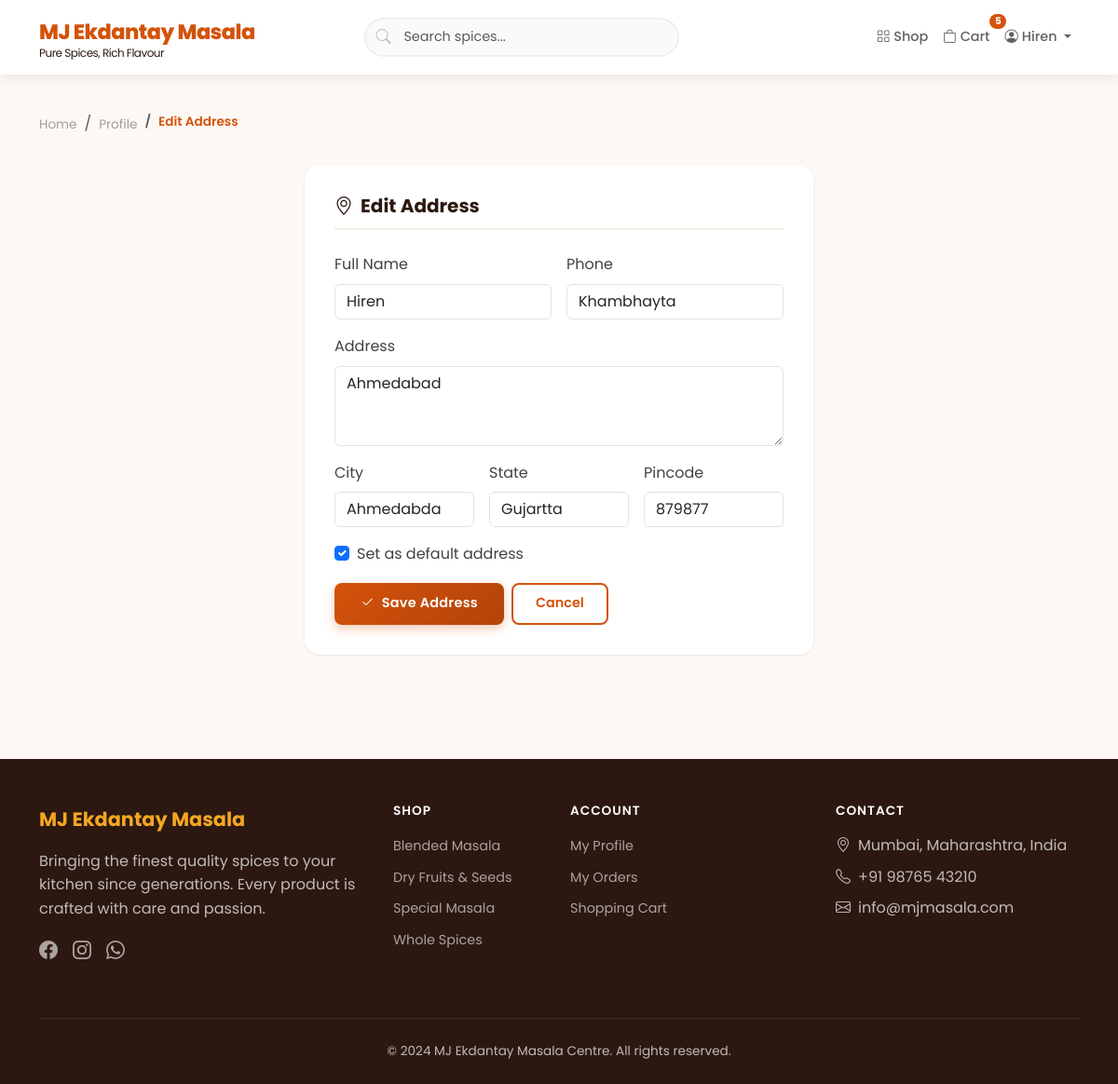
Screenshot of /accounts/address/1/edit/ (signed in) with the database file from the repository.
### accounts/models.py (models this page shows, shortened)
class Address(models.Model):
    user = models.ForeignKey(
        settings.AUTH_USER_MODEL, on_delete=models.CASCADE, related_name='addresses'
    )
    full_name = models.CharField(max_length=200)
    phone = models.CharField(max_length=20)
    address_line1 = models.TextField()
    city = models.CharField(max_length=100)
    state = models.CharField(max_length=100)
    pincode = models.CharField(max_length=10)
    is_default = models.BooleanField(default=False)
    created_at = models.DateTimeField(auto_now_add=True)
    class Meta:
        verbose_name_plural = 'Addresses'
        ordering = ['-is_default', '-created_at']

### products/models.py (models this page shows, shortened)
class Category(models.Model):
    name = models.CharField(max_length=200)
    slug = models.SlugField(max_length=200, unique=True)
    description = models.TextField(blank=True)
    image = models.ImageField(upload_to='categories/', blank=True, null=True)
    created_at = models.DateTimeField(auto_now_add=True)
    class Meta:
        verbose_name_plural = 'Categories'
        ordering = ['name']
    def get_absolute_url(self):
        return reverse('products:category', kwargs={'slug': self.slug})

### accounts/views.py (the view)
# urls.py: path('address/<int:pk>/edit/', views.edit_address, name='edit_address'),
@login_required
def edit_address(request, pk):
    address = get_object_or_404(Address, pk=pk, user=request.user)
    if request.method == 'POST':
        form = AddressForm(request.POST, instance=address)
        if form.is_valid():
            form.save()
            messages.success(request, 'Address updated successfully.')
            return redirect('accounts:profile')
    else:
        form = AddressForm(instance=address)
    return render(request, 'accounts/address_form.html', {'form': form, 'title': 'Edit Address'})

### accounts/forms.py
class AddressForm(forms.ModelForm):
    class Meta:
        model = Address
        fields = ['full_name', 'phone', 'address_line1', 'city', 'state', 'pincode', 'is_default']
        widgets = {
            'full_name': forms.TextInput(attrs={'class': 'form-control', 'placeholder': 'Full Name'}),
            'phone': forms.TextInput(attrs={'class': 'form-control', 'placeholder': 'Phone Number'}),
            'address_line1': forms.Textarea(attrs={'class': 'form-control', 'rows': 3, 'placeholder': 'Full Address'}),
            'city': forms.TextInput(attrs={'class': 'form-control', 'placeholder': 'City'}),
            'state': forms.TextInput(attrs={'class': 'form-control', 'placeholder': 'State'}),
            'pincode': forms.TextInput(attrs={'class': 'form-control', 'placeholder': 'Pincode'}),
            'is_default': forms.CheckboxInput(attrs={'class': 'form-check-input'}),
        }

### orders/context_processors.py (called while the page is built)
def cart_count(request):
    count = 0
    try:
        if request.user.is_authenticated:
            cart = Cart.objects.filter(user=request.user).first()
        else:
            if not request.session.session_key:
                request.session.create()
            cart = Cart.objects.filter(session_key=request.session.session_key).first()
        if cart:
            count = cart.total_items
    except Exception:
        pass
    return {'cart_item_count': count}

### orders/models.py (called while the page is built)
    @property
    def total_items(self):
        return sum(item.quantity for item in self.items.all())

### products/context_processors.py (called while the page is built)
def categories_processor(request):
    return {
        'all_categories': Category.objects.all()
    }

### templates/accounts/address_form.html (shortened to what this page needs)
{% extends 'base.html' %}
{% load static %}
{% block content %}
<div class="container py-4">
    <nav class="breadcrumb-custom">
        <ol class="breadcrumb mb-0">
            <li class="breadcrumb-item"><a href="{% url 'products:home' %}">Home</a></li>
            <li class="breadcrumb-item"><a href="{% url 'accounts:profile' %}">Profile</a></li>
            <li class="breadcrumb-item active">{{ title }}</li>
        </ol>
    </nav>
    <div class="row justify-content-center">
        <div class="col-lg-6">
            <div class="profile-card">
                <h5><i class="bi bi-geo-alt me-2"></i>{{ title }}</h5>
                <form method="POST">
                    <div class="row g-3">
                        <div class="col-md-6">
                            <label class="form-label">Full Name</label>
                            {{ form.full_name }}
                        </div>
                        <div class="col-md-6">
                            <label class="form-label">Phone</label>
                            {{ form.phone }}
                        </div>
                        <div class="col-12">
                            <label class="form-label">Address</label>
                            {{ form.address_line1 }}
                        </div>
                        <div class="col-md-4">
                            <label class="form-label">City</label>
                            {{ form.city }}
                        </div>
                        <div class="col-md-4">
                            <label class="form-label">State</label>
                            {{ form.state }}
                        </div>
                        <div class="col-md-4">
                            <label class="form-label">Pincode</label>
                            {{ form.pincode }}
                        </div>
                        <div class="col-12">
                            <div class="form-check">
                                {{ form.is_default }}
                                <label class="form-check-label" for="id_is_default">Set as default address</label>
                            </div>
                        </div>
                    </div>
                    <div class="d-flex gap-2 mt-3">
                        <button type="submit" class="btn btn-primary-custom">
                            <i class="bi bi-check2 me-2"></i>Save Address
                        </button>
                        <a href="{% url 'accounts:profile' %}" class="btn btn-outline-custom">Cancel</a>
                    </div>
                </form>
            </div>
        </div>
    </div>
</div>
{% endblock %}

### templates/base.html (shortened to what this page needs)
{% load static %}
{% load product_tags %}
<!DOCTYPE html>
<html lang="en">
<head>
    <link href="https://cdn.jsdelivr.net/npm/bootstrap@5.3.2/dist/css/bootstrap.min.css" rel="stylesheet">
    <link href="https://cdn.jsdelivr.net/npm/bootstrap-icons@1.11.1/font/bootstrap-icons.css" rel="stylesheet">
    <link href="{% static 'css/style.css' %}" rel="stylesheet">
</head>
<body>
    <nav class="navbar navbar-expand-lg navbar-custom">
        <div class="container">
            <a class="navbar-brand" href="{% url 'products:home' %}">
                MJ Ekdantay Masala
                <span>Pure Spices, Rich Flavour</span>
            </a>
            <div class="collapse navbar-collapse" id="navbarMain">
                <form class="navbar-search mx-auto" action="{% url 'products:shop' %}" method="GET">
                    <i class="bi bi-search search-icon"></i>
                    <input type="text" name="q" class="form-control" placeholder="Search spices..." value="{{ request.GET.q|default:'' }}">
                </form>
                <ul class="navbar-nav ms-auto align-items-center">
                    <li class="nav-item">
                        <a class="nav-link" href="{% url 'products:shop' %}">
                            <i class="bi bi-grid me-1"></i>Shop
                        </a>
                    </li>
                    <li class="nav-item">
                        <a class="nav-link cart-badge" href="{% url 'orders:cart' %}">
                            <i class="bi bi-bag me-1"></i>Cart
                            <span class="badge cart-count-badge" style="{% if cart_item_count == 0 %}display:none{% endif %}">{{ cart_item_count }}</span>
                        </a>
                    </li>
                    {% if user.is_authenticated %}
                    <li class="nav-item dropdown">
                        <a class="nav-link dropdown-toggle" href="#" data-bs-toggle="dropdown">
                            <i class="bi bi-person-circle me-1"></i>{{ user.first_name|default:"Account" }}
                        </a>
                    </li>
                    {% endif %}
                </ul>
            </div>
        </div>
    </nav>
    {% block content %}{% endblock %}
    <footer class="footer">
        <div class="container">
            <div class="row">
                <div class="col-lg-4 mb-4">
                    <div class="footer-brand mb-3">MJ Ekdantay Masala</div>
                    <p class="mb-3">Bringing the finest quality spices to your kitchen since generations. Every product is crafted with care and passion.</p>
                    <div class="d-flex gap-3">
                        <a href="#"><i class="bi bi-facebook fs-5"></i></a>
                        <a href="#"><i class="bi bi-instagram fs-5"></i></a>
                        <a href="#"><i class="bi bi-whatsapp fs-5"></i></a>
                    </div>
                </div>
                <div class="col-lg-2 col-md-4 mb-4">
                    <h6>Shop</h6>
                    <ul class="list-unstyled">
                        {% for cat in all_categories %}
                        <li class="mb-2"><a href="{{ cat.get_absolute_url }}">{{ cat.name }}</a></li>
                        {% endfor %}
                    </ul>
                </div>
                <div class="col-lg-3 col-md-4 mb-4">
                    <h6>Account</h6>
                    <ul class="list-unstyled">
                        <li class="mb-2"><a href="{% url 'accounts:profile' %}">My Profile</a></li>
                        <li class="mb-2"><a href="{% url 'accounts:my_orders' %}">My Orders</a></li>
                        <li class="mb-2"><a href="{% url 'orders:cart' %}">Shopping Cart</a></li>
                    </ul>
                </div>
                <div class="col-lg-3 col-md-4 mb-4">
                    <h6>Contact</h6>
                    <ul class="list-unstyled">
                        <li class="mb-2"><i class="bi bi-geo-alt me-2"></i>Mumbai, Maharashtra, India</li>
                        <li class="mb-2"><i class="bi bi-telephone me-2"></i>+91 98765 43210</li>
                        <li class="mb-2"><i class="bi bi-envelope me-2"></i>info@mjmasala.com</li>
                    </ul>
                </div>
            </div>
            <div class="footer-bottom">
                <p class="mb-0">&copy; 2024 MJ Ekdantay Masala Centre. All rights reserved.</p>
            </div>
        </div>
    </footer>
</body>
</html>

### static/css/style.css (style rules this page uses)
:root { --primary: #D4520A; --primary-dark: #B3440A; --primary-light: #E8762F; --primary-glow: rgba(212, 82, 10, 0.15); --secondary: #2C1810; --accent: #F5A623; --cream: #FDF8F3; --cream-dark: #F5EDE3; --white: #FFFFFF; --gray-50: #FAFAFA; --gray-100: #F5F5F5; --gray-200: #EEEEEE; --gray-300: #E0E0E0; --gray-400: #BDBDBD; --gray-500: #9E9E9E; --gray-600: #757575; --gray-700: #616161; --gray-800: #424242; --gray-900: #212121; --success: #2E7D32; --success-light: #E8F5E9; --danger: #C62828; --danger-light: #FFEBEE; --warning: #F57F17; --info: #1565C0; --shadow-sm: 0 1px 3px rgba(0,0,0,0.08); --shadow: 0 4px 12px rgba(0,0,0,0.08); --shadow-md: 0 8px 24px rgba(0,0,0,0.12); --shadow-lg: 0 16px 48px rgba(0,0,0,0.15); --shadow-hover: 0 12px 32px rgba(212, 82, 10, 0.15); --radius: 8px; --radius-lg: 16px; --radius-xl: 24px; --transition: all 0.3s cubic-bezier(0.4, 0, 0.2, 1); }
* { box-sizing: border-box; }
body { font-family: 'Poppins', -apple-system, BlinkMacSystemFont, 'Segoe UI', sans-serif; background-color: var(--cream); color: var(--gray-800); line-height: 1.6; -webkit-font-smoothing: antialiased; }
h1, h2, h3, h4, h5, h6 { font-family: 'Poppins', sans-serif; font-weight: 600; color: var(--secondary); }
a { color: var(--primary); text-decoration: none; transition: var(--transition); }
.navbar-custom { background: var(--white) !important; box-shadow: var(--shadow); padding: 0.75rem 0; position: sticky; top: 0; z-index: 1050; backdrop-filter: blur(12px); }
.navbar-brand { font-family: 'Poppins', sans-serif; font-weight: 800; font-size: 1.4rem; color: var(--primary) !important; letter-spacing: -0.5px; }
.navbar-brand span { color: var(--secondary); font-weight: 400; font-size: 0.75rem; display: block; line-height: 1; margin-top: -2px; }
.navbar-custom .nav-link { color: var(--gray-700) !important; font-weight: 500; font-size: 0.9rem; padding: 0.5rem 1rem; border-radius: var(--radius); transition: var(--transition); }
.navbar-search { max-width: 400px; position: relative; }
.navbar-search .form-control { border-radius: 50px; border: 2px solid var(--gray-200); padding: 0.5rem 1rem 0.5rem 2.5rem; font-size: 0.9rem; background-color: var(--gray-50); transition: var(--transition); }
.navbar-search .search-icon { position: absolute; left: 12px; top: 50%; transform: translateY(-50%); color: var(--gray-400); z-index: 5; }
.cart-badge { position: relative; }
.cart-badge .badge { position: absolute; top: -5px; right: -10px; font-size: 0.65rem; padding: 0.25em 0.5em; background-color: var(--primary) !important; border-radius: 50px; min-width: 18px; animation: pulse 2s infinite; }
.btn-primary-custom { background: linear-gradient(135deg, var(--primary) 0%, var(--primary-dark) 100%); color: var(--white) !important; border: none; padding: 0.65rem 1.75rem; border-radius: var(--radius); font-weight: 600; font-size: 0.9rem; letter-spacing: 0.3px; transition: var(--transition); box-shadow: 0 4px 12px rgba(212, 82, 10, 0.3); cursor: pointer; }
.btn-outline-custom { border: 2px solid var(--primary); color: var(--primary); background: transparent; padding: 0.6rem 1.5rem; border-radius: var(--radius); font-weight: 600; font-size: 0.9rem; transition: var(--transition); cursor: pointer; }
.footer { background: var(--secondary); color: rgba(255,255,255,0.7); padding: 3rem 0 1.5rem; margin-top: 4rem; }
.footer h6 { color: var(--white); font-weight: 600; margin-bottom: 1rem; text-transform: uppercase; letter-spacing: 1px; font-size: 0.85rem; }
.footer a { color: rgba(255,255,255,0.6); font-size: 0.9rem; transition: var(--transition); }
.footer-bottom { border-top: 1px solid rgba(255,255,255,0.1); padding-top: 1.5rem; margin-top: 2rem; text-align: center; font-size: 0.85rem; }
.footer .footer-brand { font-family: 'Poppins', sans-serif; font-weight: 700; font-size: 1.3rem; color: var(--accent); }
.profile-card { background: var(--white); border-radius: var(--radius-lg); padding: 2rem; box-shadow: var(--shadow-sm); margin-bottom: 1.5rem; }
.profile-card h5 { font-weight: 700; margin-bottom: 1.5rem; padding-bottom: 0.75rem; border-bottom: 2px solid var(--cream-dark); }
.breadcrumb-custom { background: transparent; padding: 1rem 0; margin-bottom: 1rem; }
.breadcrumb-custom .breadcrumb-item a { color: var(--gray-500); font-size: 0.85rem; }
.breadcrumb-custom .breadcrumb-item.active { color: var(--primary); font-weight: 600; font-size: 0.85rem; }

### rows the page displays
Address: full_name "Hiren", phone "Khambhayta", address_line1 "Ahmedabad", city "Ahmedabda", state "Gujartta", pincode "879877", is_default "☑"
Category: name "Blended Masala"
Category: name "Dry Fruits & Seeds"
Category: name "Special Masala"
Category: name "Whole Spices"

### other values shown
{{ cart_item_count }} "5"
{{ user.first_name|default:"Account" }} "Hiren"
{{ title }} "Edit Address"
